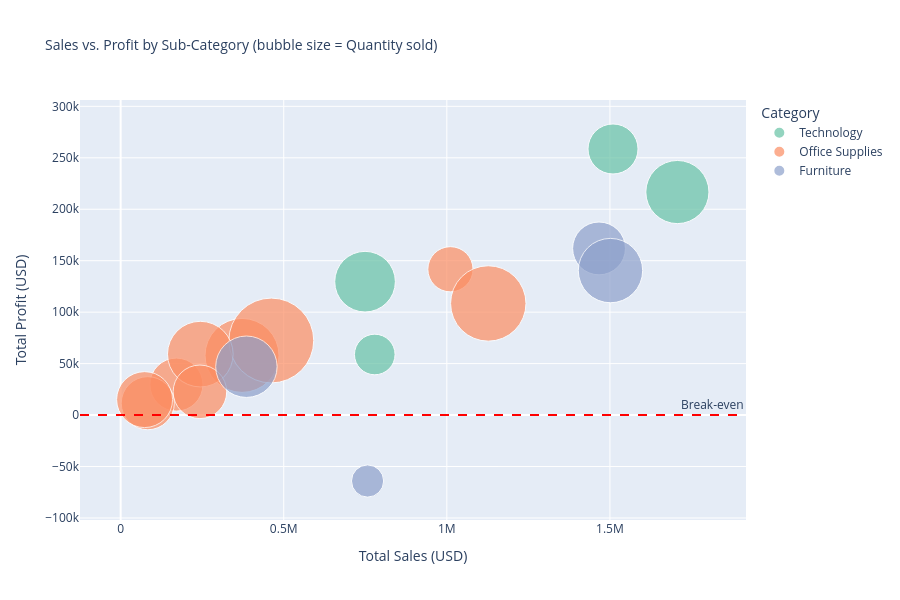

Source (notebook cell):
### Markdown cell above
### Chart 9 — Plotly Interactive: Sales vs. Profit by Sub-Category

**What we are showing:** An interactive bubble chart where each bubble is a Sub-Category, sized by total Quantity sold, colored by Category.  
**Why:** Interactive charts allow the reader to hover for exact values and filter visually — ideal for dashboards and executive reports.

### Code cell
sub_agg = df.groupby(['Sub-Category', 'Category']).agg(
    Sales=('Sales', 'sum'),
    Profit=('Profit', 'sum'),
    Quantity=('Quantity', 'sum')
).reset_index()

fig = px.scatter(
    sub_agg,
    x='Sales', y='Profit',
    size='Quantity', color='Category',
    hover_name='Sub-Category',
    hover_data={'Sales': ':$,.0f', 'Profit': ':$,.0f', 'Quantity': True},
    size_max=60,
    color_discrete_sequence=px.colors.qualitative.Set2,
    title='Sales vs. Profit by Sub-Category (bubble size = Quantity sold)',
    labels={'Sales': 'Total Sales (USD)', 'Profit': 'Total Profit (USD)'}
)
fig.add_hline(y=0, line_dash='dash', line_color='red', annotation_text='Break-even')

fig.update_layout(
    width=900, height=600,
    title_font_size=14,
    legend_title='Category'
)


fig.show()
fig.write_image("chart9_bubble_sales_profit.png", format='png', scale=2)  # scale=2 for higher DPI

### Figure 1 — Plotly figure (JSON) as saved in the notebook; plotly's stock layout.template omitted (floating-point values rounded to 4 significant figures)
{"data": [{"customdata": [[10946], [7454], [4906], [11870]], "hovertemplate": "<b>%{hovertext}</b><br><br>Category=Technology<br>Total Sales (USD)=%{x:$,.0f}<br>Total Profit (USD)=%{y:$,.0f}<br>Quantity=%{customdata[0]}<extra></extra>", "hovertext": ["Accessories", "Copiers", "Machines", "Phones"], "legendgroup": "Technology", "marker": {"color": "rgb(102,194,165)", "size": [10946, 7454, 4906, 11870], "sizemode": "area", "sizeref": 5.952, "symbol": "circle"}, "mode": "markers", "name": "Technology", "orientation": "v", "showlegend": true, "type": "scatter", "x": [749200.0, 1509000.0, 779100.0, 1707000.0], "xaxis": "x", "y": [129600.0, 258600.0, 58870.0, 216700.0], "yaxis": "y"}, {"customdata": [[6078], [16301], [21429], [8380], [8390], [9322], [12822], [16917], [8543]], "hovertemplate": "<b>%{hovertext}</b><br><br>Category=Office Supplies<br>Total Sales (USD)=%{x:$,.0f}<br>Total Profit (USD)=%{y:$,.0f}<br>Quantity=%{customdata[0]}<extra></extra>", "hovertext": ["Appliances", "Art", "Binders", "Envelopes", "Fasteners", "Labels", "Paper", "Storage", "Supplies"], "legendgroup": "Office Supplies", "marker": {"color": "rgb(252,141,98)", "size": [6078, 16301, 21429, 8380, 8390, 9322, 12822, 16917, 8543], "sizemode": "area", "sizeref": 5.952, "symbol": "circle"}, "mode": "markers", "name": "Office Supplies", "orientation": "v", "showlegend": true, "type": "scatter", "x": [1011000.0, 372100.0, 461900.0, 170900.0, 83240.0, 73400.0, 244300.0, 1127000.0, 243100.0], "xaxis": "x", "y": [141700.0, 57950.0, 72450.0, 29600.0, 11530.0, 15010.0, 59210.0, 108500.0, 22580.0], "yaxis": "y"}, {"customdata": [[8310], [12336], [11225], [3083]], "hovertemplate": "<b>%{hovertext}</b><br><br>Category=Furniture<br>Total Sales (USD)=%{x:$,.0f}<br>Total Profit (USD)=%{y:$,.0f}<br>Quantity=%{customdata[0]}<extra></extra>", "hovertext": ["Bookcases", "Chairs", "Furnishings", "Tables"], "legendgroup": "Furniture", "marker": {"color": "rgb(141,160,203)", "size": [8310, 12336, 11225, 3083], "sizemode": "area", "sizeref": 5.952, "symbol": "circle"}, "mode": "markers", "name": "Furniture", "orientation": "v", "showlegend": true, "type": "scatter", "x": [1467000.0, 1502000.0, 385600.0, 757000.0], "xaxis": "x", "y": [161900.0, 140400.0, 46970.0, -64080.0], "yaxis": "y"}], "layout": {"annotations": [{"showarrow": false, "text": "Break-even", "x": 1, "xanchor": "right", "xref": "x domain", "y": 0, "yanchor": "bottom", "yref": "y"}], "height": 600, "legend": {"itemsizing": "constant", "title": {"text": "Category"}, "tracegroupgap": 0}, "shapes": [{"line": {"color": "red", "dash": "dash"}, "type": "line", "x0": 0, "x1": 1, "xref": "x domain", "y0": 0, "y1": 0, "yref": "y"}], "title": {"font": {"size": 14}, "text": "Sales vs. Profit by Sub-Category (bubble size = Quantity sold)"}, "width": 900, "xaxis": {"anchor": "y", "domain": [0, 1], "title": {"text": "Total Sales (USD)"}}, "yaxis": {"anchor": "x", "domain": [0, 1], "title": {"text": "Total Profit (USD)"}}}}
